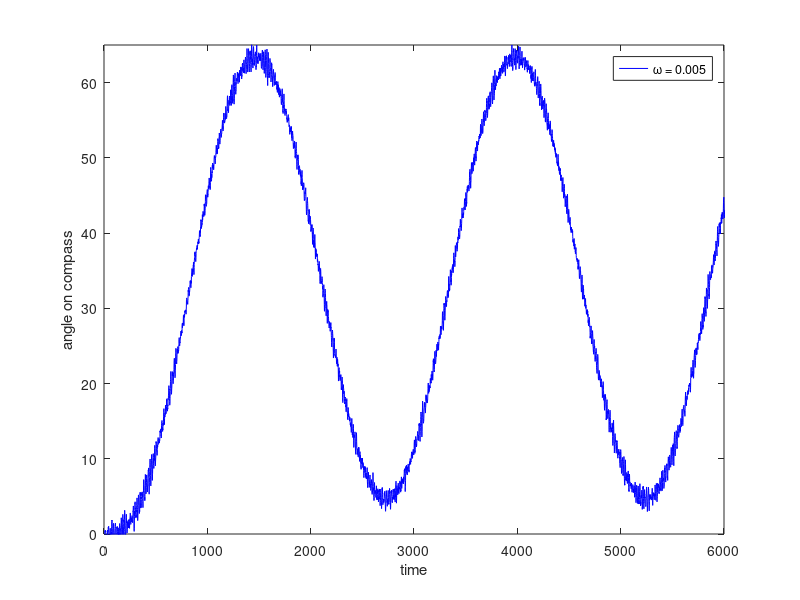
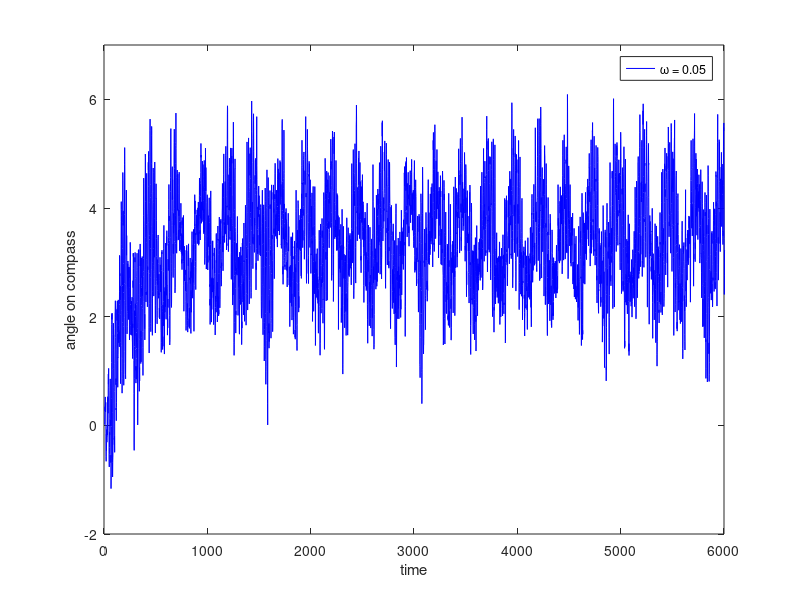

These charts were generated, in order, by the following MATLAB code:
w_1 = importdata('51c1.mat'); %Import data from simulink 
w_2 = importdata('51c2.mat'); %Import data from simulink

n=1:length(w_1(2,:)); %Time steps for the x-axis
m=1:length(w_2(2,:));

max_1 = max(w_1(2,3000:6000)); 
min_1 = min(w_1(2,3000:6000));
A_1 = (max_1-min_1)/2; %output amplitude for w_1

max_2 = max(w_2(2,3000:6000));
min_2 = min(w_2(2,3000:6000));
A_2 = (max_2-min_2)/2; %output amplitude for w_2


plot(m,w_1(2,n), 'color', 'b'); %plot of response with w_1
xlabel('time'); ylabel('angle on compass');
legend('\omega = 0.005');
axis([0 6000 0 65]);

figure();

plot(m,w_2(2,m), 'color', 'b'); %plot of response with w_2
xlabel('time'); ylabel('angle on compass');
legend('\omega = 0.05');
axis([0 6000 -2 7]);